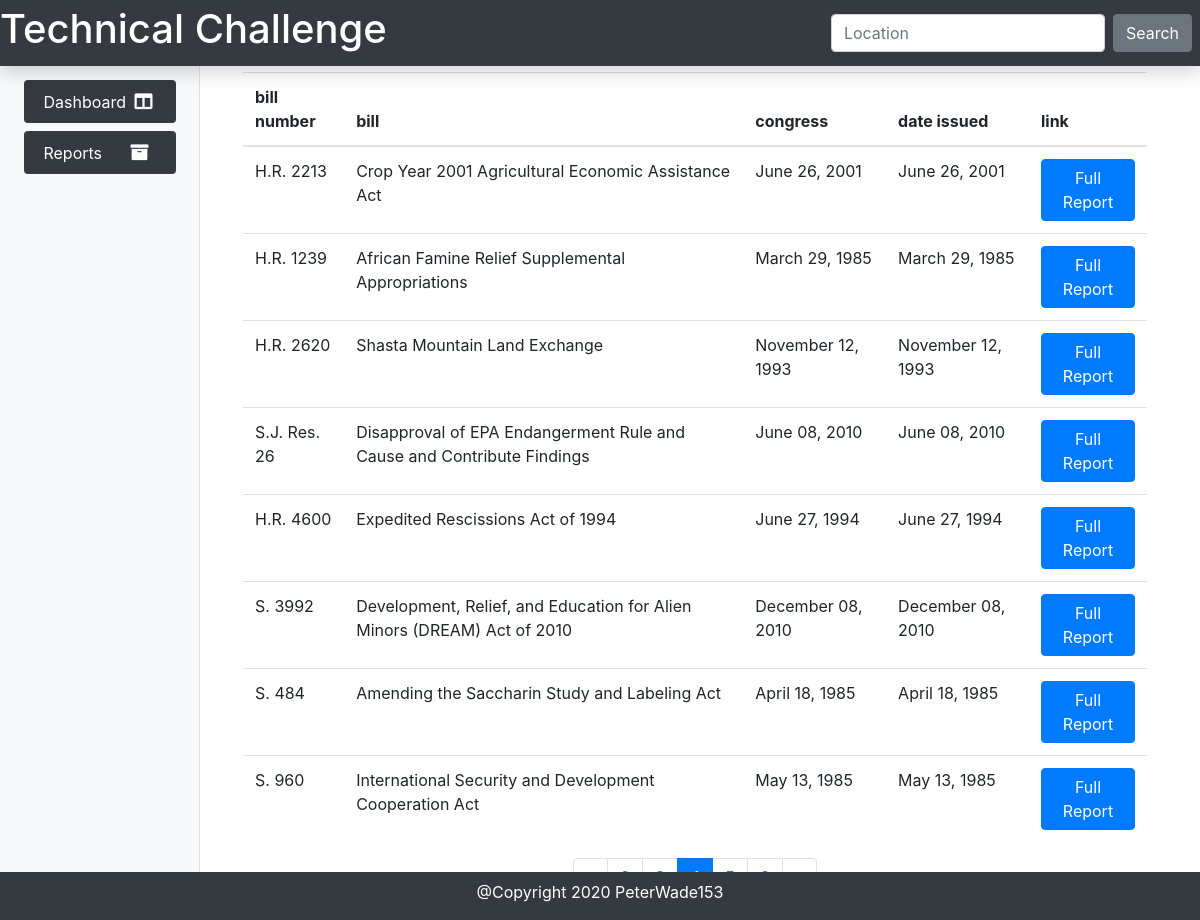
/?page=4, run on the app's committed database.
### main/models.py (models this page shows, shortened)
class Property(models.Model):
    bill_number = models.CharField(unique=True, max_length=255, null=False)
    bill = models.CharField(max_length=255, null=False)
    congress = models.CharField(max_length=255, null=False)
    date = models.CharField(max_length=255, null=False)
    link = models.CharField(max_length=255, null=False)

### main/views.py (the view)
# urls.py: path('', views.index, name='index'),
def index(request):
  property_list =  Property.objects.all().order_by('id')
  page = request.GET.get('page', 1)
  paginator = Paginator(property_list, 8)
  try:
    properties = paginator.page(page)
  except PageNotAnInteger:
    properties = paginator.page(1)
  except EmptyPage:
    properties = paginator.page(paginator.num_pages)
  return render(request, 'index.html', {'properties': properties})

### main/templates/index.html (shortened to what this page needs)
{% extends "base.html" %}
{% block content %}
    <div class="container">
        <table class="table">
            <thead>
              <tr>
                <th scope="col">bill number</th>
                <th scope="col">bill</th>
                <th scope="col">congress</th>
                <th scope="col">date issued</th>
                <th scope="col">link</th>
              </tr>
            </thead>
            <tbody>
              {% for property in properties %}
                <tr>
                  <td>{{ property.bill_number }}</td>
                  <td>{{ property.bill }}</td>
                  <td>{{ property.congress }}</td>
                  <td>{{ property.date }}</td>
                  <td><a href="{{ property.link }}" class="btn btn-primary">Full Report</a></button></td>
                </tr>
              {% endfor %}
            </tbody>
        </table>
        <nav aria-label="Page navigation">
          <ul class="pagination justify-content-center">
            {% if properties.has_previous %}
              <li class="page-item">
                <a class="page-link" href="?page=1" aria-label="Previous">
                  <span aria-hidden="true">&laquo;</span>
                </a>
              </li>
            {% endif %}
            {% for page in properties.paginator.page_range %}
              {% if properties.number == page %}
                <li class="page-item active">
                  <span class="page-link">{{ page }}<span class="sr-only">(current)</span></span>
                </li>
              {% elif page > properties.number|add:'-3' and page < properties.number|add:'3' %}
                <li class="page-item">
                  <a class="page-link" href="?page={{ page }}">{{ page }}</a>
                </li>
              {% endif %}
            {% endfor %}
            {% if properties.has_next %}
            <li class="page-item">
              <a class="page-link" href="?page={{ properties.paginator.num_pages }}" aria-label="Next">
                <span aria-hidden="true">&raquo;</span>
              </a>
            </li>
          {% endif %}
          </ul>
        </nav>
    </div>
{% endblock %}

### data on the page
Property: bill_number "H.R. 2213", bill "Crop Year 2001 Agricultural Economic Assistance Act", congress "June 26, 2001", date "June 26, 2001"
Property: bill_number "H.R. 1239", bill "African Famine Relief Supplemental Appropriations", congress "March 29, 1985", date "March 29, 1985"
Property: bill_number "H.R. 2620", bill "Shasta Mountain Land Exchange", congress "November 12, 1993", date "November 12, 1993"
Property: bill_number "S.J. Res. 26", bill "Disapproval of EPA Endangerment Rule and Cause and Contribute Findings", congress "June 08, 2010", date "June 08, 2010"
Property: bill_number "H.R. 4600", bill "Expedited Rescissions Act of 1994", congress "June 27, 1994", date "June 27, 1994"
Property: bill_number "S. 3992", bill "Development, Relief, and Education for Alien Minors (DREAM) Act of 2010", congress "December 08, 2010", date "December 08, 2010"
Property: bill_number "S. 484", bill "Amending the Saccharin Study and Labeling Act", congress "April 18, 1985", date "April 18, 1985"
Property: bill_number "S. 960", bill "International Security and Development Cooperation Act", congress "May 13, 1985", date "May 13, 1985"
